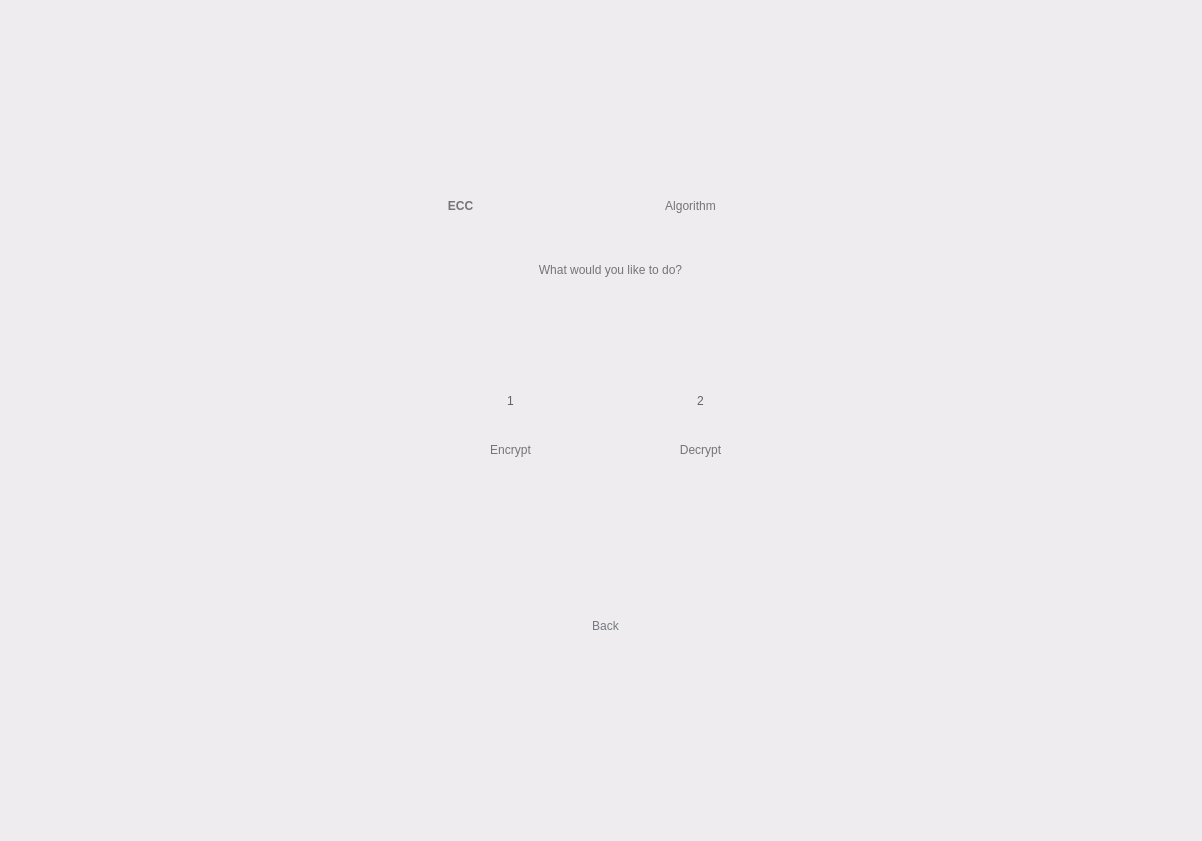
<?xml version="1.0" encoding="UTF-8"?>
<ui version="4.0">
 <class>Widget</class>
 <widget class="QWidget" name="Widget">
  <property name="geometry">
   <rect>
    <x>0</x>
    <y>0</y>
    <width>1202</width>
    <height>841</height>
   </rect>
  </property>
  <property name="windowTitle">
   <string>Widget</string>
  </property>
  <property name="styleSheet">
   <string notr="true">background-color: rgb(238, 236, 239);</string>
  </property>
  <widget class="QWidget" name="widget1" native="true">
   <property name="geometry">
    <rect>
     <x>0</x>
     <y>0</y>
     <width>1201</width>
     <height>841</height>
    </rect>
   </property>
   <property name="styleSheet">
    <string notr="true">QWidget#widget1 {background-color: rgb(246, 245, 247);};

</string>
   </property>
   <widget class="QLabel" name="label">
    <property name="geometry">
     <rect>
      <x>390</x>
      <y>130</y>
      <width>141</width>
      <height>151</height>
     </rect>
    </property>
    <property name="styleSheet">
     <string notr="true">background-color: rgba(255, 255, 255, 0);
color: rgb(116, 116, 118);
font: 75 72pt &quot;Product Sans&quot;;
font-weight: bold;
</string>
    </property>
    <property name="text">
     <string>ECC</string>
    </property>
    <property name="alignment">
     <set>Qt::AlignCenter</set>
    </property>
   </widget>
   <widget class="QPushButton" name="pushButton">
    <property name="geometry">
     <rect>
      <x>480</x>
      <y>370</y>
      <width>61</width>
      <height>61</height>
     </rect>
    </property>
    <property name="styleSheet">
     <string notr="true">font: 17pt &quot;Product Sans&quot;;
color: rgb(96, 99, 103);
border-radius: 25px;
</string>
    </property>
    <property name="text">
     <string>1</string>
    </property>
   </widget>
   <widget class="QLabel" name="label_2">
    <property name="geometry">
     <rect>
      <x>530</x>
      <y>130</y>
      <width>321</width>
      <height>151</height>
     </rect>
    </property>
    <property name="styleSheet">
     <string notr="true">background-color: rgba(255, 255, 255, 0);
color: rgb(116, 116, 118);
font: 75 72pt &quot;Product Sans&quot;;
</string>
    </property>
    <property name="text">
     <string>Algorithm</string>
    </property>
    <property name="alignment">
     <set>Qt::AlignCenter</set>
    </property>
   </widget>
   <widget class="QLabel" name="label_3">
    <property name="geometry">
     <rect>
      <x>490</x>
      <y>260</y>
      <width>241</width>
      <height>20</height>
     </rect>
    </property>
    <property name="styleSheet">
     <string notr="true">background-color: rgba(255, 255, 255, 0);
font: 16pt &quot;Product Sans&quot;;
color: rgb(116, 116, 118);</string>
    </property>
    <property name="text">
     <string>What would you like to do?</string>
    </property>
    <property name="alignment">
     <set>Qt::AlignCenter</set>
    </property>
   </widget>
   <widget class="QLabel" name="label_4">
    <property name="geometry">
     <rect>
      <x>440</x>
      <y>440</y>
      <width>141</width>
      <height>20</height>
     </rect>
    </property>
    <property name="styleSheet">
     <string notr="true">background-color: rgba(255, 255, 255, 0);
font: 16pt &quot;Product Sans&quot;;
color: rgb(116, 116, 118);</string>
    </property>
    <property name="text">
     <string>Encrypt</string>
    </property>
    <property name="alignment">
     <set>Qt::AlignCenter</set>
    </property>
   </widget>
   <widget class="QLabel" name="label_5">
    <property name="geometry">
     <rect>
      <x>630</x>
      <y>440</y>
      <width>141</width>
      <height>20</height>
     </rect>
    </property>
    <property name="styleSheet">
     <string notr="true">background-color: rgba(255, 255, 255, 0);
font: 16pt &quot;Product Sans&quot;;
color: rgb(116, 116, 118);</string>
    </property>
    <property name="text">
     <string>Decrypt</string>
    </property>
    <property name="alignment">
     <set>Qt::AlignCenter</set>
    </property>
   </widget>
   <widget class="QPushButton" name="pushButton_2">
    <property name="geometry">
     <rect>
      <x>670</x>
      <y>370</y>
      <width>61</width>
      <height>61</height>
     </rect>
    </property>
    <property name="styleSheet">
     <string notr="true">font: 17pt &quot;Product Sans&quot;;
color: rgb(96, 99, 103);
border-radius: 25px;
</string>
    </property>
    <property name="text">
     <string>2</string>
    </property>
   </widget>
   <widget class="QPushButton" name="backButton">
    <property name="geometry">
     <rect>
      <x>570</x>
      <y>610</y>
      <width>71</width>
      <height>31</height>
     </rect>
    </property>
    <property name="styleSheet">
     <string notr="true">font: 12pt &quot;Product Sans&quot;;
color: rgb(118, 121, 128);
background-color: rgba(255, 255, 255, 0);
border-radius: 15px;
</string>
    </property>
    <property name="text">
     <string>Back</string>
    </property>
   </widget>
  </widget>
 </widget>
 <resources/>
 <connections/>
</ui>
